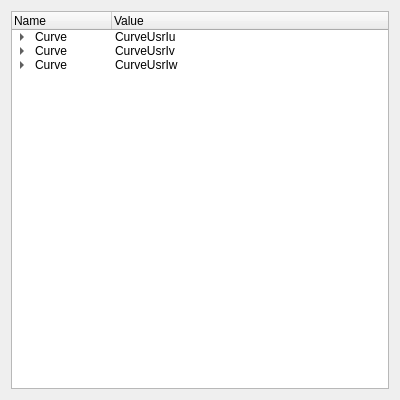
<?xml version="1.0" encoding="UTF-8"?>
<ui version="4.0">
    <class>Form</class>
    <widget class="QWidget" name="Form">
        <property name="geometry">
            <rect>
                <x>0</x>
                <y>0</y>
                <width>400</width>
                <height>400</height>
            </rect>
        </property>
        <property name="windowTitle">
            <string>Form</string>
        </property>
        <layout class="QVBoxLayout" name="verticalLayout">
            <item>
                <widget class="QTreeWidget" name="treeWidget">
                    <column>
                        <property name="text">
                            <string>Name</string>
                        </property>
                    </column>
                    <column>
                        <property name="text">
                            <string>Value</string>
                        </property>
                    </column>
                    <item>
                        <property name="text">
                            <string>Curve</string>
                        </property>
                        <property name="text">
                            <string>CurveUsrIu</string>
                        </property>
                        <item>
                            <property name="text">
                                <string>DevIndex</string>
                            </property>
                            <property name="text">
                                <string>0</string>
                            </property>
                        </item>
                        <item>
                            <property name="text">
                                <string>StationID</string>
                            </property>
                            <property name="text">
                                <string>240</string>
                            </property>
                        </item>
                        <item>
                            <property name="text">
                                <string>AxisIndex</string>
                            </property>
                            <property name="text">
                                <string>0</string>
                            </property>
                        </item>
                        <item>
                            <property name="text">
                                <string>AxisCount</string>
                            </property>
                            <property name="text">
                                <string>1</string>
                            </property>
                        </item>
                        <item>
                            <property name="text">
                                <string>Name</string>
                            </property>
                            <property name="text">
                                <string>Iu</string>
                            </property>
                        </item>
                        <item>
                            <property name="text">
                                <string>Note</string>
                            </property>
                            <property name="text">
                                <string>U相电流</string>
                            </property>
                        </item>
                        <item>
                            <property name="text">
                                <string>Color</string>
                            </property>
                            <item>
                                <property name="text">
                                    <string>ColorR</string>
                                </property>
                                <property name="text">
                                    <string>255</string>
                                </property>
                            </item>
                            <item>
                                <property name="text">
                                    <string>ColorR</string>
                                </property>
                                <property name="text">
                                    <string>0</string>
                                </property>
                            </item>
                            <item>
                                <property name="text">
                                    <string>ColorR</string>
                                </property>
                                <property name="text">
                                    <string>0</string>
                                </property>
                            </item>
                        </item>
                        <item>
                            <property name="text">
                                <string>IsDraw</string>
                            </property>
                            <property name="text">
                                <string>1</string>
                            </property>
                        </item>
                        <item>
                            <property name="text">
                                <string>Unit</string>
                            </property>
                            <property name="text">
                                <string>0</string>
                            </property>
                            <item>
                                <property name="text">
                                    <string>mA</string>
                                </property>
                                <property name="text">
                                    <string>1000.00000</string>
                                </property>
                            </item>
                            <item>
                                <property name="text">
                                    <string>10mA</string>
                                </property>
                                <property name="text">
                                    <string>100.00000</string>
                                </property>
                            </item>
                            <item>
                                <property name="text">
                                    <string>100mA</string>
                                </property>
                                <property name="text">
                                    <string>10.00000</string>
                                </property>
                            </item>
                            <item>
                                <property name="text">
                                    <string>A</string>
                                </property>
                                <property name="text">
                                    <string>1.00000</string>
                                </property>
                            </item>
                        </item>
                        <item>
                            <property name="text">
                                <string>ConstInputs</string>
                            </property>
                            <item>
                                <property name="text">
                                    <string>const</string>
                                </property>
                                <property name="text">
                                    <string>gSevDrv.sev_obj.cur.mot.Imax_1</string>
                                </property>
                                <item>
                                    <property name="text">
                                        <string>BaseAddr</string>
                                    </property>
                                    <property name="text">
                                        <string>0</string>
                                    </property>
                                </item>
                                <item>
                                    <property name="text">
                                        <string>OffsetAddr</string>
                                    </property>
                                    <property name="text">
                                        <string>478</string>
                                    </property>
                                </item>
                                <item>
                                    <property name="text">
                                        <string>Bytes</string>
                                    </property>
                                    <property name="text">
                                        <string>2</string>
                                    </property>
                                </item>
                            </item>
                        </item>
                        <item>
                            <property name="text">
                                <string>VarInputs</string>
                            </property>
                            <item>
                                <property name="text">
                                    <string>Var</string>
                                </property>
                                <property name="text">
                                    <string>gSevDrv.sev_obj.cur.adc.ia</string>
                                </property>
                                <item>
                                    <property name="text">
                                        <string>BaseAddr</string>
                                    </property>
                                    <property name="text">
                                        <string>0</string>
                                    </property>
                                </item>
                                <item>
                                    <property name="text">
                                        <string>OffsetAddr</string>
                                    </property>
                                    <property name="text">
                                        <string>584</string>
                                    </property>
                                </item>
                                <item>
                                    <property name="text">
                                        <string>Bytes</string>
                                    </property>
                                    <property name="text">
                                        <string>2</string>
                                    </property>
                                </item>
                            </item>
                        </item>
                    </item>
                    <item>
                        <property name="text">
                            <string>Curve</string>
                        </property>
                        <property name="text">
                            <string>CurveUsrIv</string>
                        </property>
                        <item>
                            <property name="text">
                                <string>DevIndex</string>
                            </property>
                            <property name="text">
                                <string>0</string>
                            </property>
                        </item>
                        <item>
                            <property name="text">
                                <string>StationID</string>
                            </property>
                            <property name="text">
                                <string>240</string>
                            </property>
                        </item>
                        <item>
                            <property name="text">
                                <string>AxisIndex</string>
                            </property>
                            <property name="text">
                                <string>0</string>
                            </property>
                        </item>
                        <item>
                            <property name="text">
                                <string>AxisCount</string>
                            </property>
                            <property name="text">
                                <string>1</string>
                            </property>
                        </item>
                        <item>
                            <property name="text">
                                <string>Name</string>
                            </property>
                            <property name="text">
                                <string>Iv</string>
                            </property>
                        </item>
                        <item>
                            <property name="text">
                                <string>Note</string>
                            </property>
                            <property name="text">
                                <string>V相电流</string>
                            </property>
                        </item>
                        <item>
                            <property name="text">
                                <string>Color</string>
                            </property>
                            <item>
                                <property name="text">
                                    <string>ColorR</string>
                                </property>
                                <property name="text">
                                    <string>0</string>
                                </property>
                            </item>
                            <item>
                                <property name="text">
                                    <string>ColorR</string>
                                </property>
                                <property name="text">
                                    <string>255</string>
                                </property>
                            </item>
                            <item>
                                <property name="text">
                                    <string>ColorR</string>
                                </property>
                                <property name="text">
                                    <string>0</string>
                                </property>
                            </item>
                        </item>
                        <item>
                            <property name="text">
                                <string>IsDraw</string>
                            </property>
                            <property name="text">
                                <string>1</string>
                            </property>
                        </item>
                        <item>
                            <property name="text">
                                <string>Unit</string>
                            </property>
                            <property name="text">
                                <string>0</string>
                            </property>
                            <item>
                                <property name="text">
                                    <string>mA</string>
                                </property>
                                <property name="text">
                                    <string>1000.00000</string>
                                </property>
                            </item>
                            <item>
                                <property name="text">
                                    <string>10mA</string>
                                </property>
                                <property name="text">
                                    <string>100.00000</string>
                                </property>
                            </item>
                            <item>
                                <property name="text">
                                    <string>100mA</string>
                                </property>
                                <property name="text">
                                    <string>10.00000</string>
                                </property>
                            </item>
                            <item>
                                <property name="text">
                                    <string>A</string>
                                </property>
                                <property name="text">
                                    <string>1.00000</string>
                                </property>
                            </item>
                        </item>
                        <item>
                            <property name="text">
                                <string>ConstInputs</string>
                            </property>
                            <item>
                                <property name="text">
                                    <string>const</string>
                                </property>
                                <property name="text">
                                    <string>gSevDrv.sev_obj.cur.mot.Imax_1</string>
                                </property>
                                <item>
                                    <property name="text">
                                        <string>BaseAddr</string>
                                    </property>
                                    <property name="text">
                                        <string>0</string>
                                    </property>
                                </item>
                                <item>
                                    <property name="text">
                                        <string>OffsetAddr</string>
                                    </property>
                                    <property name="text">
                                        <string>478</string>
                                    </property>
                                </item>
                                <item>
                                    <property name="text">
                                        <string>Bytes</string>
                                    </property>
                                    <property name="text">
                                        <string>2</string>
                                    </property>
                                </item>
                            </item>
                        </item>
                        <item>
                            <property name="text">
                                <string>VarInputs</string>
                            </property>
                            <item>
                                <property name="text">
                                    <string>Var</string>
                                </property>
                                <property name="text">
                                    <string>gSevDrv.sev_obj.cur.adc.ib</string>
                                </property>
                                <item>
                                    <property name="text">
                                        <string>BaseAddr</string>
                                    </property>
                                    <property name="text">
                                        <string>0</string>
                                    </property>
                                </item>
                                <item>
                                    <property name="text">
                                        <string>OffsetAddr</string>
                                    </property>
                                    <property name="text">
                                        <string>586</string>
                                    </property>
                                </item>
                                <item>
                                    <property name="text">
                                        <string>Bytes</string>
                                    </property>
                                    <property name="text">
                                        <string>2</string>
                                    </property>
                                </item>
                            </item>
                        </item>
                    </item>
                    <item>
                        <property name="text">
                            <string>Curve</string>
                        </property>
                        <property name="text">
                            <string>CurveUsrIw</string>
                        </property>
                        <item>
                            <property name="text">
                                <string>DevIndex</string>
                            </property>
                            <property name="text">
                                <string>0</string>
                            </property>
                        </item>
                        <item>
                            <property name="text">
                                <string>StationID</string>
                            </property>
                            <property name="text">
                                <string>240</string>
                            </property>
                        </item>
                        <item>
                            <property name="text">
                                <string>AxisIndex</string>
                            </property>
                            <property name="text">
                                <string>0</string>
                            </property>
                        </item>
                        <item>
                            <property name="text">
                                <string>AxisCount</string>
                            </property>
                            <property name="text">
                                <string>1</string>
                            </property>
                        </item>
                        <item>
                            <property name="text">
                                <string>Name</string>
                            </property>
                            <property name="text">
                                <string>Iw</string>
                            </property>
                        </item>
                        <item>
                            <property name="text">
                                <string>Note</string>
                            </property>
                            <property name="text">
                                <string>W相电流</string>
                            </property>
                        </item>
                        <item>
                            <property name="text">
                                <string>Color</string>
                            </property>
                            <item>
                                <property name="text">
                                    <string>ColorR</string>
                                </property>
                                <property name="text">
                                    <string>0</string>
                                </property>
                            </item>
                            <item>
                                <property name="text">
                                    <string>ColorR</string>
                                </property>
                                <property name="text">
                                    <string>0</string>
                                </property>
                            </item>
                            <item>
                                <property name="text">
                                    <string>ColorR</string>
                                </property>
                                <property name="text">
                                    <string>255</string>
                                </property>
                            </item>
                        </item>
                        <item>
                            <property name="text">
                                <string>IsDraw</string>
                            </property>
                            <property name="text">
                                <string>1</string>
                            </property>
                        </item>
                        <item>
                            <property name="text">
                                <string>Unit</string>
                            </property>
                            <property name="text">
                                <string>0</string>
                            </property>
                            <item>
                                <property name="text">
                                    <string>mA</string>
                                </property>
                                <property name="text">
                                    <string>1000.00000</string>
                                </property>
                            </item>
                            <item>
                                <property name="text">
                                    <string>10mA</string>
                                </property>
                                <property name="text">
                                    <string>100.00000</string>
                                </property>
                            </item>
                            <item>
                                <property name="text">
                                    <string>100mA</string>
                                </property>
                                <property name="text">
                                    <string>10.00000</string>
                                </property>
                            </item>
                            <item>
                                <property name="text">
                                    <string>A</string>
                                </property>
                                <property name="text">
                                    <string>1.00000</string>
                                </property>
                            </item>
                        </item>
                        <item>
                            <property name="text">
                                <string>ConstInputs</string>
                            </property>
                            <item>
                                <property name="text">
                                    <string>const</string>
                                </property>
                                <property name="text">
                                    <string>gSevDrv.sev_obj.cur.mot.Imax_1</string>
                                </property>
                                <item>
                                    <property name="text">
                                        <string>BaseAddr</string>
                                    </property>
                                    <property name="text">
                                        <string>0</string>
                                    </property>
                                </item>
                                <item>
                                    <property name="text">
                                        <string>OffsetAddr</string>
                                    </property>
                                    <property name="text">
                                        <string>478</string>
                                    </property>
                                </item>
                                <item>
                                    <property name="text">
                                        <string>Bytes</string>
                                    </property>
                                    <property name="text">
                                        <string>2</string>
                                    </property>
                                </item>
                            </item>
                        </item>
                        <item>
                            <property name="text">
                                <string>VarInputs</string>
                            </property>
                            <item>
                                <property name="text">
                                    <string>Var</string>
                                </property>
                                <property name="text">
                                    <string>gSevDrv.sev_obj.cur.adc.ic</string>
                                </property>
                                <item>
                                    <property name="text">
                                        <string>BaseAddr</string>
                                    </property>
                                    <property name="text">
                                        <string>0</string>
                                    </property>
                                </item>
                                <item>
                                    <property name="text">
                                        <string>OffsetAddr</string>
                                    </property>
                                    <property name="text">
                                        <string>588</string>
                                    </property>
                                </item>
                                <item>
                                    <property name="text">
                                        <string>Bytes</string>
                                    </property>
                                    <property name="text">
                                        <string>2</string>
                                    </property>
                                </item>
                            </item>
                        </item>
                    </item>
                </widget>
            </item>
        </layout>
    </widget>
    <resources/>
    <connections/>
</ui>
